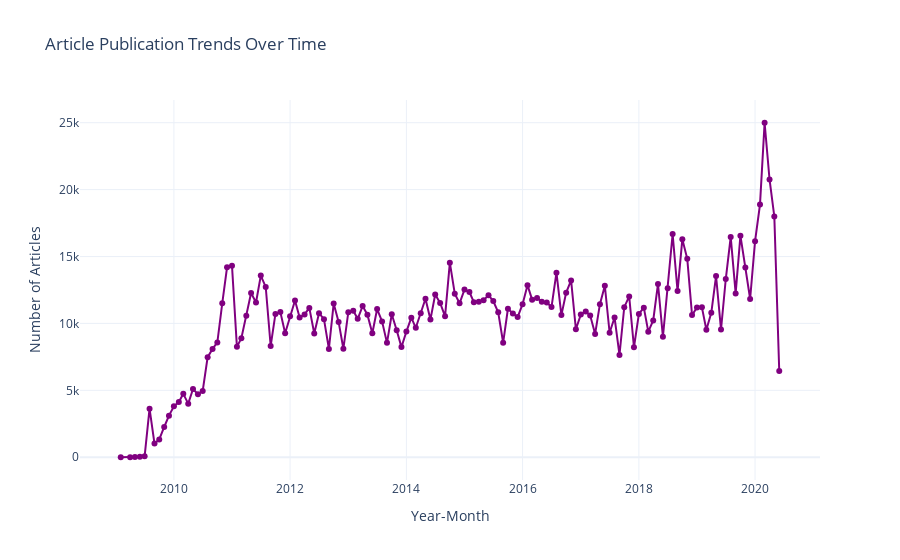

The cell this chart's notebook holds for it:
### Code cell
article_trends = article_trends.reset_index()
article_trends.columns = ["Year-Month", "Article Count"]
article_trends["Year-Month"] = article_trends["Year-Month"].dt.to_timestamp()

# Create an interactive plot using Plotly
fig = px.line(
    article_trends,
    x="Year-Month",
    y="Article Count",
    markers=True,
    title="Article Publication Trends Over Time",
    labels={"Year-Month": "Year-Month", "Article Count": "Number of Articles"},
    color_discrete_sequence=["purple"],
)

# Customize the layout
fig.update_layout(
    xaxis_title="Year-Month",
    yaxis_title="Number of Articles",
    xaxis=dict(tickformat="%Y"),
    template="plotly_white",
)

# Show the interactive plot
fig.show()

### Figure 1 — Plotly figure (JSON) as saved in the notebook; plotly's stock layout.template omitted (floating-point values rounded to 4 significant figures; data arrays with more than 128 entries replaced by an {"elided": "..."} marker saying what was removed)
{"data": [{"hovertemplate": "Year-Month=%{x}<br>Number of Articles=%{y}<extra></extra>", "legendgroup": "", "line": {"color": "purple", "dash": "solid"}, "marker": {"symbol": "circle"}, "mode": "lines+markers", "name": "", "orientation": "v", "showlegend": false, "type": "scatter", "x": {"elided": "136 str values"}, "xaxis": "x", "y": {"elided": "136 int values"}, "yaxis": "y"}], "layout": {"legend": {"tracegroupgap": 0}, "title": {"text": "Article Publication Trends Over Time"}, "xaxis": {"anchor": "y", "domain": [0, 1], "tickformat": "%Y", "title": {"text": "Year-Month"}}, "yaxis": {"anchor": "x", "domain": [0, 1], "title": {"text": "Number of Articles"}}}}
